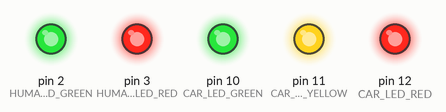
The sketch below on a simulated Arduino Uno, built with avr-gcc and run on an emulated ATmega328P. On the bench: output pins drawn as LEDs (lit = HIGH).

Above: at 0.5 s.
At 3.5 s:
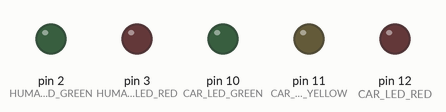
Timing chart, 0 to 4.6 s (numbered marks = the images above):
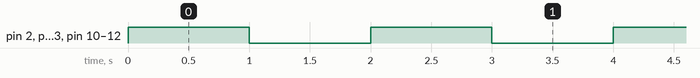

Measured:
- by itself, pin 2 (HUMAN_LED_GREEN), pin 3 (HUMAN_LED_RED), pin 10 (CAR_LED_GREEN), pin 11 (CAR_LED_YELLOW), pin 12 (CAR_LED_RED): alternates HIGH for 1.0 s and LOW for 1.0 s

The sketch:

02-3-1.ino
```cpp
#define CAR_LED_RED     12
#define CAR_LED_YELLOW  11
#define CAR_LED_GREEN   10
#define HUMAN_LED_RED   3
#define HUMAN_LED_GREEN 2

void setup() {
  pinMode(CAR_LED_RED,OUTPUT);
  pinMode(CAR_LED_YELLOW,OUTPUT);
  pinMode(CAR_LED_GREEN,OUTPUT);
  pinMode(HUMAN_LED_RED,OUTPUT);
  pinMode(HUMAN_LED_GREEN,OUTPUT);
}

void loop() {
  digitalWrite(CAR_LED_RED,HIGH);
  digitalWrite(CAR_LED_YELLOW,HIGH);
  digitalWrite(CAR_LED_GREEN,HIGH);
  digitalWrite(HUMAN_LED_RED,HIGH);
  digitalWrite(HUMAN_LED_GREEN,HIGH);
  delay(1000);
  digitalWrite(CAR_LED_RED,LOW);
  digitalWrite(CAR_LED_YELLOW,LOW);
  digitalWrite(CAR_LED_GREEN,LOW);
  digitalWrite(HUMAN_LED_RED,LOW);
  digitalWrite(HUMAN_LED_GREEN,LOW);
  delay(1000);
}
```
